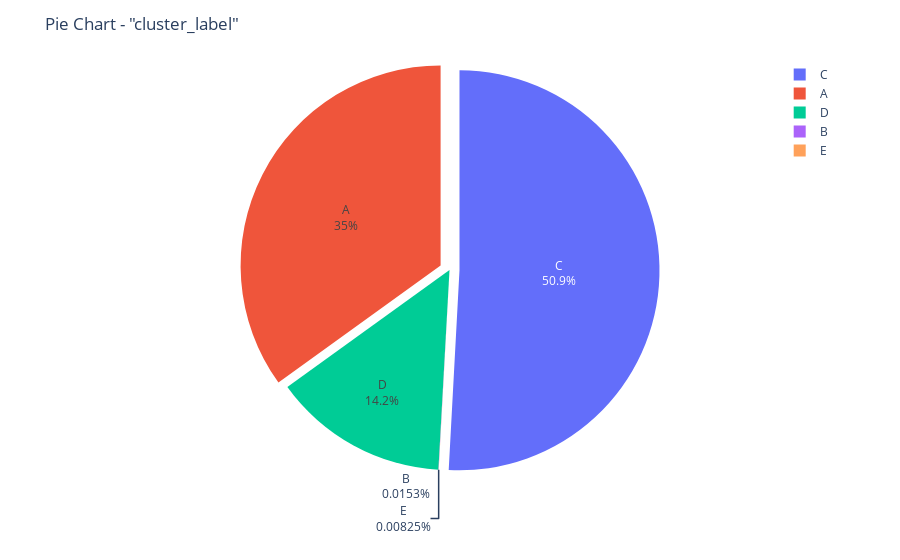

The code cell stored with this chart in its notebook:
### Markdown cell above
Calculate and display the distribution balance of the target feature cluster_label in the dataframe df_4, and visualize this distribution in a pie chart.

### Code cell
balance_ratio = df_4['cluster_label'].value_counts(normalize=True)

print("Grade of balance of the target feature:")
print(balance_ratio)
print("-----------------------------------------")

fig = px.pie(
    df_4,
    values=df_4['cluster_label'].value_counts().values,
    names=df_4['cluster_label'].value_counts().index,
    )
fig.update_traces(textinfo='percent+label', pull=[0.05, 0.05])

fig.update_layout(
    title='Pie Chart - "cluster_label"',
)

fig.show()

### Figure 1 — Plotly figure (JSON) as saved in the notebook; plotly's stock layout.template omitted (floating-point values rounded to 4 significant figures)
{"data": [{"domain": {"x": [0, 1], "y": [0, 1]}, "hovertemplate": "label=%{label}<br>value=%{value}<extra></extra>", "labels": ["C", "A", "D", "B", "E"], "legendgroup": "", "name": "", "pull": [0.05, 0.05], "showlegend": true, "textinfo": "percent+label", "type": "pie", "values": [43137, 29646, 12014, 13, 7]}], "layout": {"legend": {"tracegroupgap": 0}, "margin": {"t": 60}, "title": {"text": "Pie Chart - \"cluster_label\""}}}
